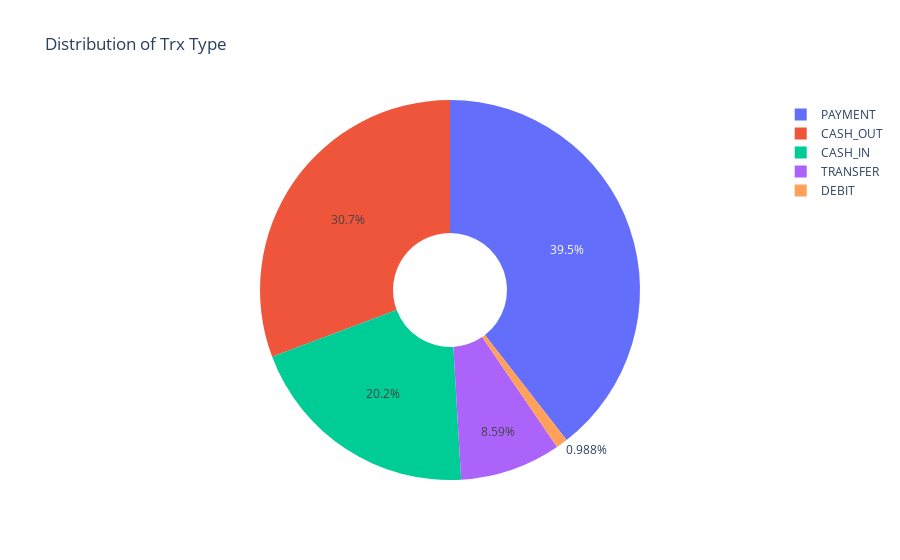

Notebook code for this chart:
### Code cell
type = fraud_data["type"].value_counts()
trx = type.index
qty = type.values

figure = px.pie(fraud_data, values=qty, names=trx, hole=0.3, title="Distribution of Trx Type")
figure.show()

### Figure 1 — Plotly figure (JSON) as saved in the notebook; plotly's stock layout.template omitted (floating-point values rounded to 4 significant figures)
{"data": [{"domain": {"x": [0, 1], "y": [0, 1]}, "hole": 0.3, "hovertemplate": "label=%{label}<br>value=%{value}<extra></extra>", "labels": ["PAYMENT", "CASH_OUT", "CASH_IN", "TRANSFER", "DEBIT"], "legendgroup": "", "name": "", "showlegend": true, "type": "pie", "values": [39552, 30772, 20248, 8603, 990]}], "layout": {"legend": {"tracegroupgap": 0}, "title": {"text": "Distribution of Trx Type"}}}
